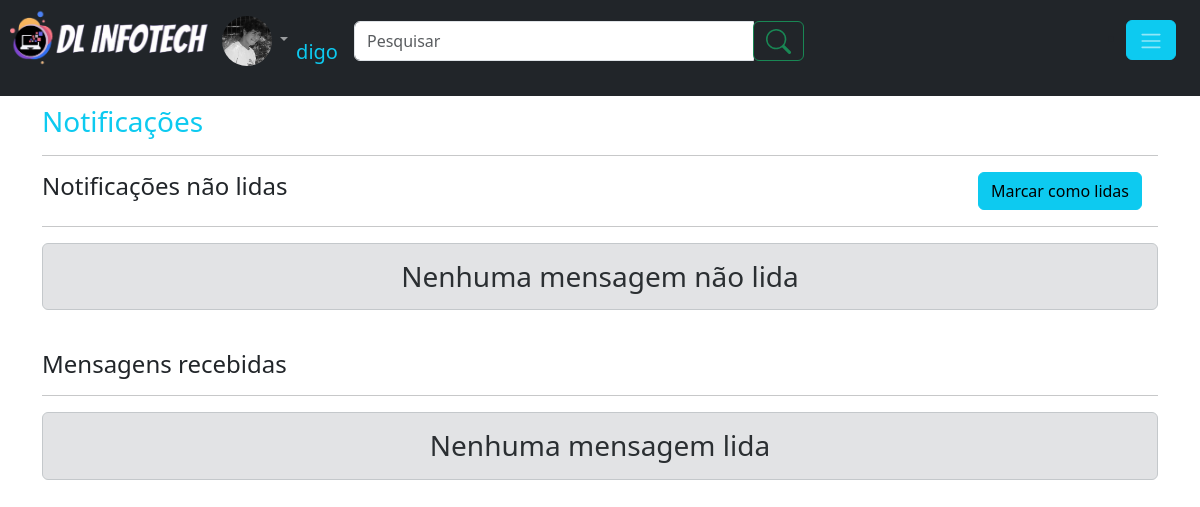
Before: /usuario/notificacoes.php (signed in) with the older database file.
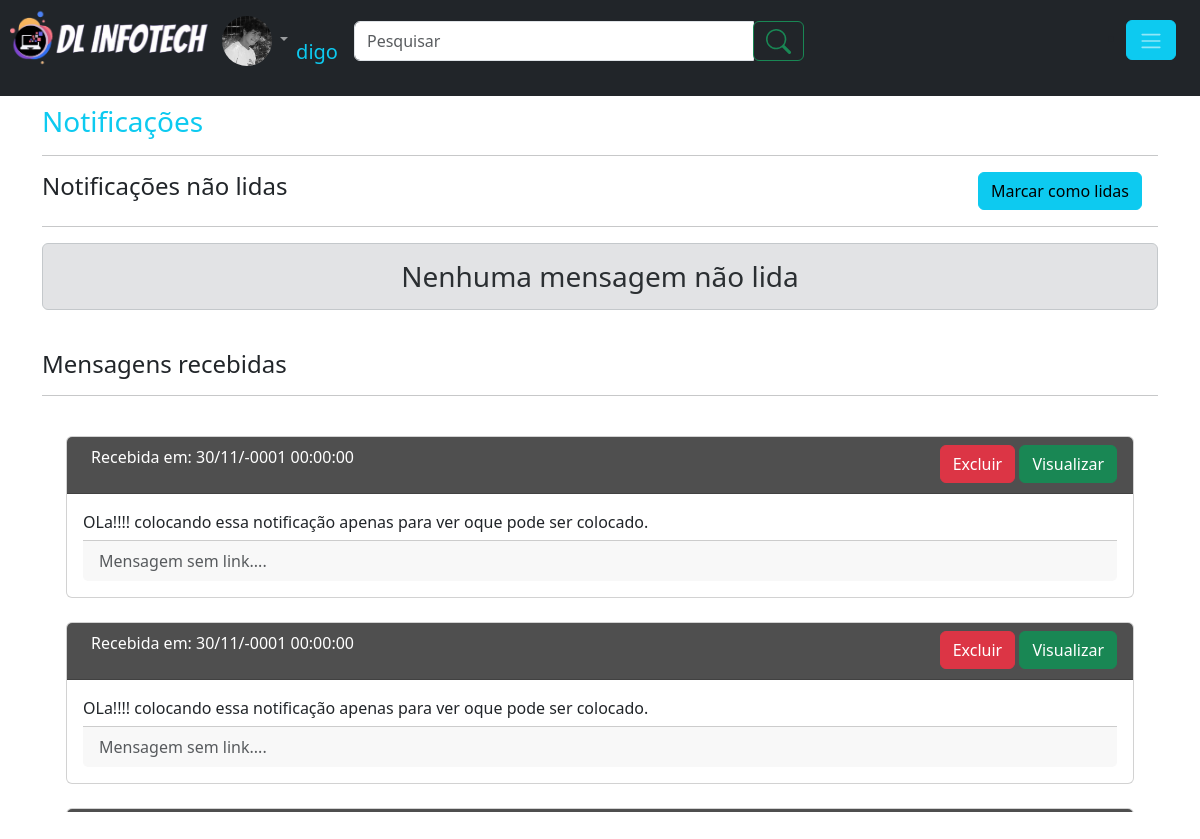
After: the same page with the newer database file.
### tables this page shows
CREATE TABLE `notificacoes` (
  `id_notificacoes` int(11) NOT NULL,
  `id_usuario` int(11) NOT NULL,
  `titulo` varchar(120) NOT NULL,
  `conteudo` varchar(250) NOT NULL,
  `link_1` varchar(120) NOT NULL,
  `link_2` varchar(120) NOT NULL,
  `link_3` varchar(120) NOT NULL,
  `link_4` varchar(120) NOT NULL,
  `link_5` varchar(120) NOT NULL,
  `condicao` int(1) NOT NULL,
  `data_envio` datetime NOT NULL
);

### verifica_session.php (called while the page is built, shortened)
<?php
if(empty($_SESSION['id_usuario'])){
	$logado = 0;
	session_destroy();
	}else{
        $id_usuario = $_SESSION['id_usuario'];
	}
?>

### usuario/notificacoes.php (the view, shortened to what this page needs)
<?php
require_once('../verifica_session.php');
require_once 'cabecalho.php';
?>
<div class="container" style="margin-top: 105px;">
    <h3 class="text-info">Notificações</h3>
    <hr><div class="row"><div class="col">
    <h4>Notificações não lidas</h4></div><div class="col" align="right"><a href="?ler_todas=ok" class="btn btn-info me-3">Marcar como lidas</a></div></div>
    <hr>
<?php
    $sql = "SELECT * FROM notificacoes WHERE id_usuario = '".$id_usuario."'";
    $consulta = $conexao->query($sql);
    $dados_a = $consulta->fetchALL(PDO::FETCH_ASSOC);
   echo '<div style="max-height:400px" class="overflow-auto">';
    $cont = 0;
	if($cont == 0){echo '<h3 class="alert alert-secondary text-center">Nenhuma mensagem não lida</h3>';}
	echo '</div>';
?>
    <h4 class="mt-4">Mensagens recebidas</h4>
    <hr>
	<div style="max-height:400px" class="overflow-auto">
<?php
	$contt=0;
    foreach ($dados_a as $d){
        if($d['condicao'] == 0){
			$contt += 1;
            $titulo = $d['titulo'];
            $conteudo = $d['conteudo'];
            $link_1 = $d['link_1'];
            $link_2 = $d['link_2'];
            $link_3 = $d['link_3'];
            $link_4 = $d['link_4'];
            $link_5 = $d['link_5'];
            $data_envio = $d['data_envio'];
            echo '<div class="card m-4">
			<div class="card-header text-white" style="background: #4f4f4f">
			<div class="row">
			<div class="col">
			<p class="ms-2"><strong>'.$titulo.'</strong> Recebida em: '. date_format(new DateTime($data_envio),"d/m/Y H:i:s").'</p></div>
			<div  class="col" align="right">
			<a href="?excluir='.$d['id_notificacoes'].'"class="btn btn-danger">Excluir</a>
			<a href="ver_notificacao.php?ver='.$d['id_notificacoes'].'" class="btn btn-success">Visualizar</a>
			</div>
			</div>
			</div>';
            echo '
			<div class="card-body">
			<span class="d-inline-block text-truncate" style="max-width: 650px;">'.$conteudo.'</span>';
            if(!empty($link_1) || !empty($link_2) || !empty($link_3) || !empty($link_4) || !empty($link_5)){
				echo '<br><div class="card-footer text-muted">Existe algum link na mensagem....</div></div></div>';
			}else{
				echo '<br><div class="card-footer text-muted">Mensagem sem link....</div></div></div>';
			}
        }
    }	if($contt == 0){echo '<h3 class="alert alert-secondary text-center">Nenhuma mensagem lida</h3>';}
?>
</div>
</div>

Changed rows visible on the page:
added notificacoes: data_envio "30/11/-0001 00:00:00", conteudo "OLa!!!! colocando essa notificação apenas para ver oque pode ser colocado.", shows "Mensagem sem link...."
added notificacoes: data_envio "30/11/-0001 00:00:00", conteudo "OLa!!!! colocando essa notificação apenas para ver oque pode ser colocado.", shows "Mensagem sem link...."
Other visible differences:
text no longer shown: "Nenhuma mensagem lida"
